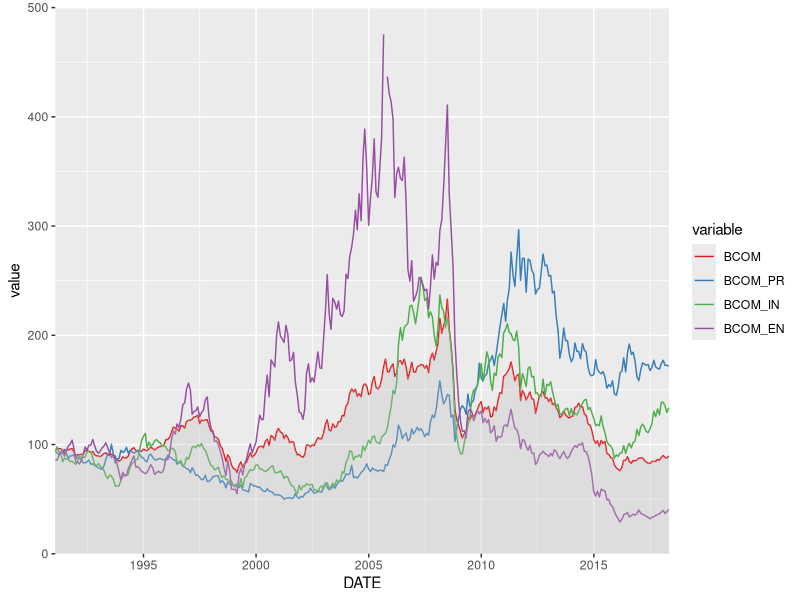
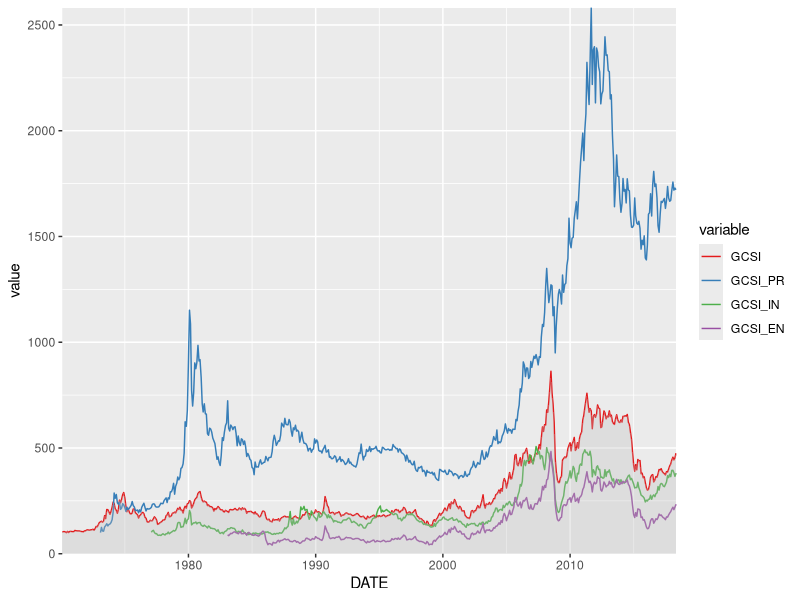
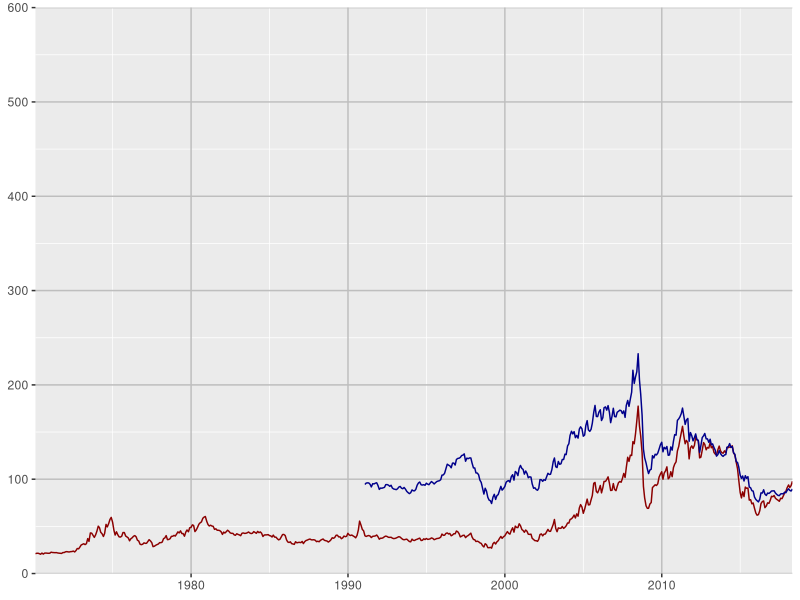
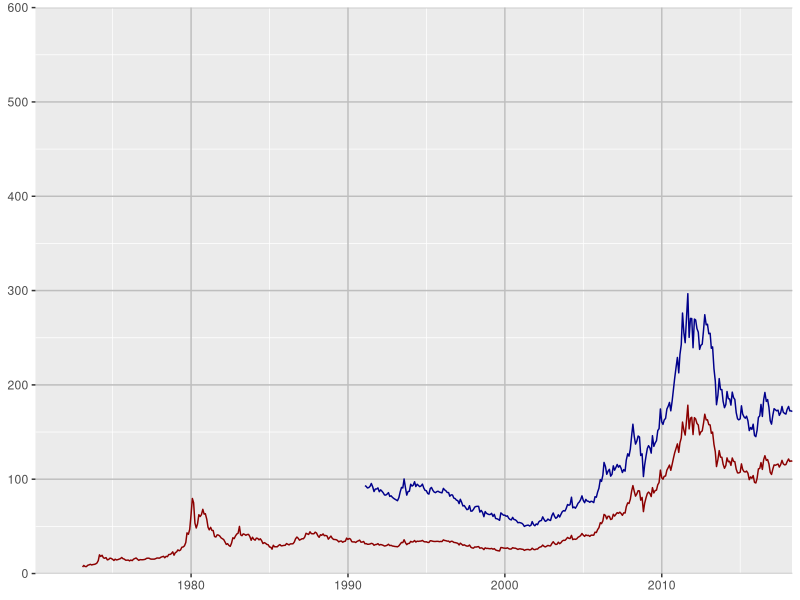
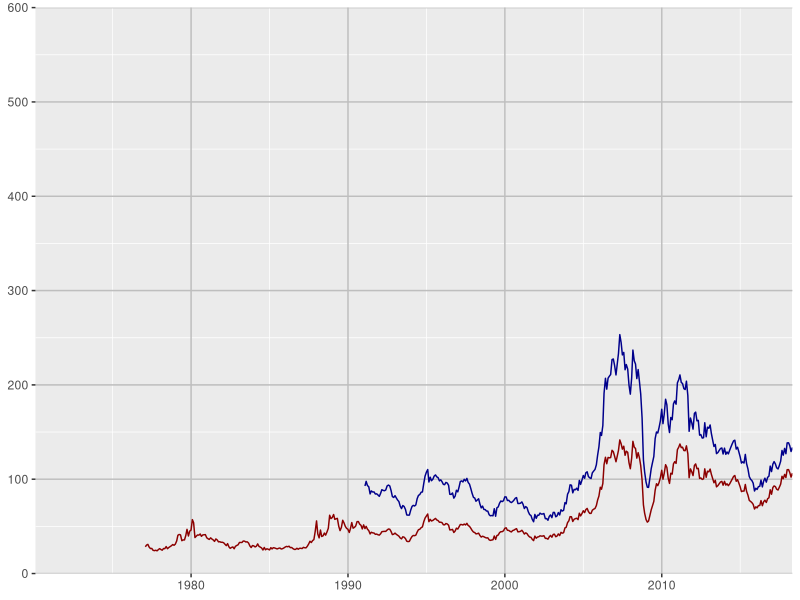
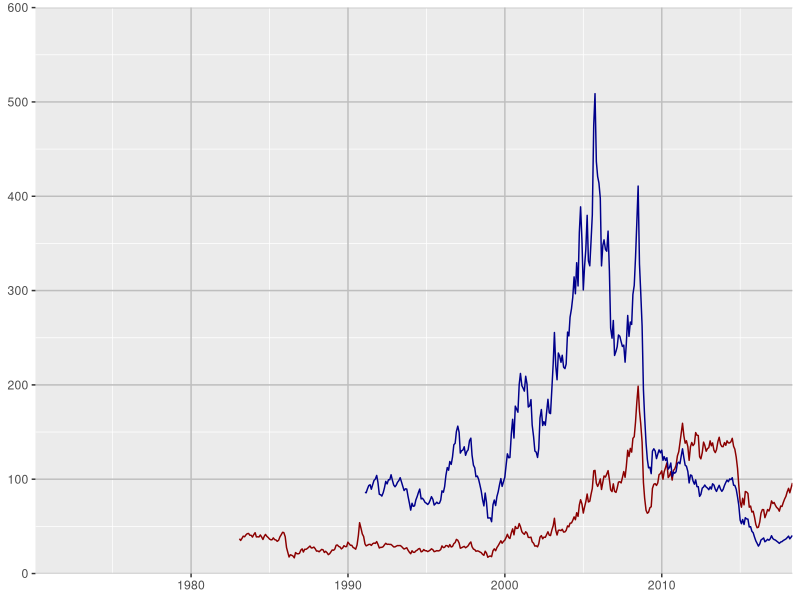
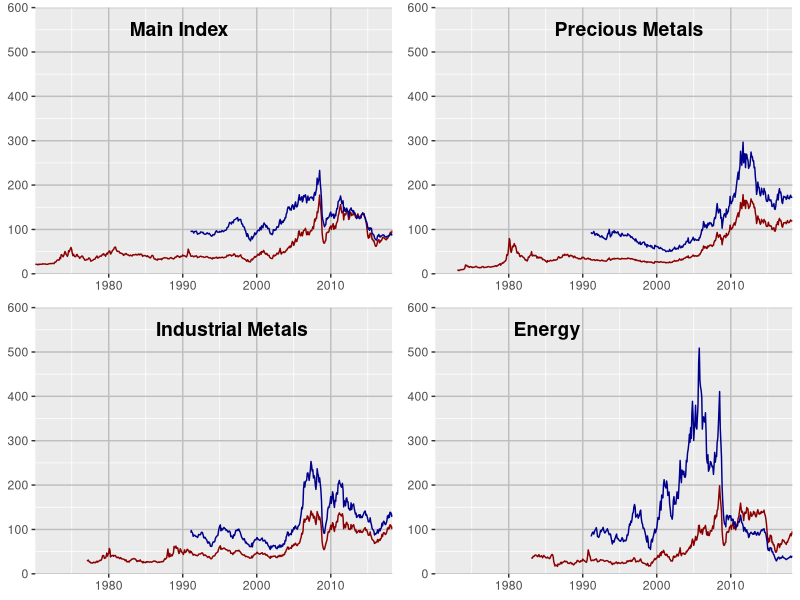

These charts were generated, in order, by the following R code:
library(readr)
library(reshape2)
library(ggplot2)
library(cowplot)

index <- read_delim("data/commodity_indices.csv", 
                    ";", 
                    escape_double = FALSE, 
                    col_types = cols(DATE = col_date(format = "%d.%m.%Y"), GCSI_OI = col_skip()), 
                    locale = locale(decimal_mark = ",", grouping_mark = "."), 
                    trim_ws = TRUE)

index_re = data.frame(mapply(`/`, index[, 2:5], as.numeric(index[481, 2:5]))) * 100
index_re = data.frame(index[, 1], index_re, index[, 6:9])

index_diff = sapply(index[, 2:ncol(index)], diff)
index_diff = data.frame(index[2:nrow(index), 1], index_diff)
  
bcoms = melt(index[, c(1, 6:9)], id = "DATE")
gcsis = melt(index[, c(1, 2:5)], id = "DATE")
gcsis_re = melt(index_re[, c(1, 2:5)], id = "DATE")

main = melt(index_re[, c(1, 2, 6)], id = "DATE")
prec = melt(index_re[, c(1, 3, 7)], id = "DATE")
indu = melt(index_re[, c(1, 4, 8)], id = "DATE")
ener = melt(index_re[, c(1, 5, 9)], id = "DATE")

bcom_plot = ggplot(bcoms, aes(x = DATE, y = value)) +
  geom_line(aes(colour = variable)) +
  geom_area(data = index, aes(x = DATE, y = BCOM), alpha = 0.3, fill = "gray") +
  scale_color_brewer(type = "qual", palette = "Set1") +
  scale_x_date(limits = c(as.Date("1991-01-31"), NA), expand = c(0, 0)) +
  scale_y_continuous(limits = c(0, 500), expand = c(0, 0))
bcom_plot

gcsi_plot = ggplot(gcsis, aes(x = DATE, y = value)) +
  geom_line(aes(colour = variable)) +
  geom_area(data = index, aes(x = DATE, y = GCSI), alpha = 0.3, fill = "gray") +
  scale_color_brewer(type = "qual", palette = "Set1") +
  scale_x_date(limits = c(as.Date("1970-01-30"), NA), expand = c(0, 0)) +
  scale_y_continuous(expand = c(0, 0))
gcsi_plot

main_plot = ggplot(main, aes(x = DATE, y = value)) +
  geom_line(aes(colour = variable)) +
  scale_colour_manual(values = c("darkred", "darkblue"), guide = FALSE) +
  scale_x_date(limits = c(as.Date("1970-01-30"), NA), expand = c(0, 0)) +
  scale_y_continuous(expand = c(0, 0), limits = c(0, 600)) +
  theme(axis.title = element_blank(),
        panel.grid.major = element_line(colour = "gray"))
main_plot

prec_plot = ggplot(prec, aes(x = DATE, y = value)) +
  geom_line(aes(colour = variable)) +
  scale_colour_manual(values = c("darkred", "darkblue"), guide = FALSE) +
  scale_x_date(limits = c(as.Date("1970-01-30"), NA), expand = c(0, 0)) +
  scale_y_continuous(expand = c(0, 0), limits = c(0, 600)) +
  theme(axis.title = element_blank(),
        panel.grid.major = element_line(colour = "gray"))
prec_plot

indu_plot = ggplot(indu, aes(x = DATE, y = value)) +
  geom_line(aes(colour = variable)) +
  scale_colour_manual(values = c("darkred", "darkblue"), guide = FALSE) +
  scale_x_date(limits = c(as.Date("1970-01-30"), NA), expand = c(0, 0)) +
  scale_y_continuous(expand = c(0, 0), limits = c(0, 600)) +
  theme(axis.title = element_blank(),
        panel.grid.major = element_line(colour = "gray"))
indu_plot

ener_plot = ggplot(ener, aes(x = DATE, y = value)) +
  geom_line(aes(colour = variable)) +
  scale_colour_manual(values = c("darkred", "darkblue"), guide = FALSE) +
  scale_x_date(limits = c(as.Date("1970-01-30"), NA), expand = c(0, 0)) +
  scale_y_continuous(expand = c(0, 0), limits = c(0, 600)) +
  theme(axis.title = element_blank(),
        panel.grid.major = element_line(colour = "gray"))
ener_plot

plot_grid(main_plot, prec_plot, indu_plot, ener_plot, ncol = 2,
          labels = c("Main Index", "Precious Metals", "Industrial Metals", "Energy"), label_x = 0.2, label_y = 0.95)